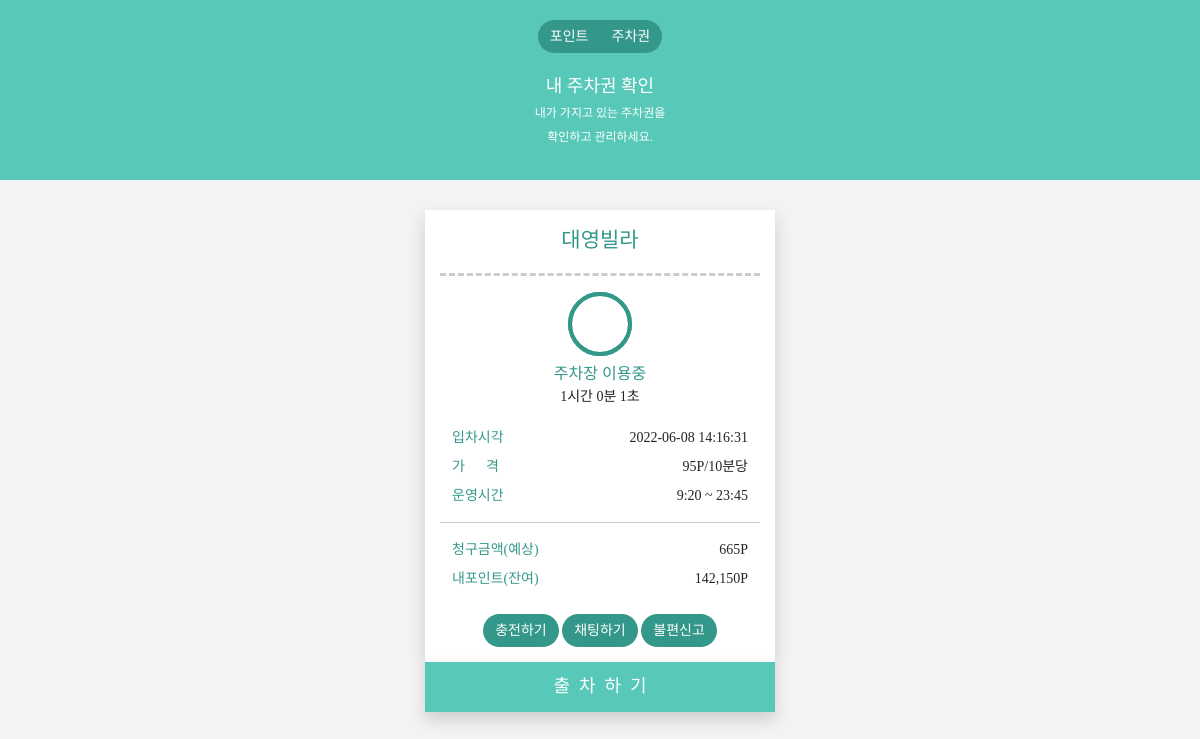
/mypage/ticket/ (signed in), run on the app's committed database.
### map/models.py (models this page shows, shortened)
class ParkingLot(models.Model):
    name = models.CharField(max_length=50)
    user = models.ForeignKey(User, on_delete=models.CASCADE, null=True)
    address = models.CharField(max_length=100)
    addr_detail = models.CharField(max_length=100, blank=True, null=True)
    image = models.ImageField(upload_to='images/')
    start_time = models.CharField(max_length=10)
    end_time = models.CharField(max_length=10)
    space = models.IntegerField()
    latitude = models.FloatField()
    longitude = models.FloatField()
    fee = models.IntegerField()
    desc = models.TextField(blank=True, null=True)

class Ticket(models.Model):
    parking_lot = models.ForeignKey(ParkingLot, on_delete=models.CASCADE)
    personal = models.OneToOneField(Personal, on_delete=models.CASCADE)
    created = models.DateTimeField()

### mypage/views.py (the view)
# urls.py: path('ticket/', views.ticket, name="ticket")
def ticket(request):
    personal = Personal.objects.get(user=request.user)
    try:
        ticket = Ticket.objects.get(personal=personal)
    except Ticket.DoesNotExist:
        return render(request, 'mypage/no_ticket.html')
    park = ticket.parking_lot
    now =  timezone.now()
    created = ticket.created
    spend_time = now - created
    sec_diff = int(spend_time.total_seconds())
    context = {'ticket': ticket, 'park': park, 'user': personal, 'sec_diff': sec_diff}
    return render(request, 'mypage/ticket.html', context)

### templates/mypage/ticket.html (shortened to what this page needs)
{% extends 'base.html' %}
{% load static %}
{% block content %}
<link rel="stylesheet" href="{% static 'css/mSpinners.css' %}">
<div id="header">
    <div id="buttons" class="btn-group" role="group" aria-label="Basic example">
        <button type="button" id="" onclick="goToPoint()" class="btn btn-primary shadow-none">포인트</button>
        <button type="button" id="" onclick="goToTicket()" class="btn btn-primary shadow-none">주차권</button>
    </div>
    <div id="page-info">
        <text id="page-name">
            내 주차권 확인
        </text>
        <br>
        <text id="page-desc">
            내가 가지고 있는 주차권을<br>확인하고 관리하세요.
        </text>
    </div>
</div>
<div id="body" class="min-max shadow">
    <div id="body-header">
        <text class="title" id="park-name">
            {{ park.name }}
        </text>
    </div>
    <hr class="hr-dotted">
    <div id="body-body">
        <div id="status">
            <i class="m-spinner--signal"></i><br>
            <text id="status-text">주차장 이용중</text><br>
            <text id="spend-time"></text>
        </div>
        <div id="park-info" class="container">
            <div class="row mb-2">
                <text class="col-4 info-label">
                    입차시각
                </text>
                <text class="col-8 info-value">
                    {{ ticket.created|date:'Y-m-d H:i:s' }}
                </text>
            </div>
            <div class="row mb-2">
                <text class="col-4 info-label">
                    가&nbsp;&nbsp;&nbsp;&nbsp;&nbsp;&nbsp;격
                </text>
                <text class="col-8 info-value">
                    {{ park.fee }}P/10분당
                </text>
            </div>
            <div class="row mb-2">
                <text class="col-4 info-label">
                    운영시간
                </text>
                <text class="col-8 info-value">
                    {{ park.start_time }} ~ {{ park.end_time }}
                </text>
            </div>
        </div>
        <hr>
        <div id="fee-info" class="container">
            <div class="row mb-2">
                <text class="col-6 info-label">
                    청구금액(예상)
                </text>
                <text class="col-6 info-value" id="billing_fee">
                </text>
            </div>
            <div class="row mb-2">
                <text class="col-6 info-label" >
                    내포인트(잔여)
                </text>
                <text class="col-6 info-value"id="mypoint">
                </text>
            </div>
        </div>
    </div>
    <div id="body-footer">
        <button type="button" onclick="goToPayment()" class="btn shadow-none">
            충전하기
        </button>
        <button type="button" id="btn_chat" class="btn shadow-none">
            채팅하기
        </button>
        <button type="button" onclick="goToReport()" class="btn shadow-none">
            불편신고
        </button>
    </div>
</div>
<button type="button" id="submit-out" class="min-max shadow" onclick="requestOut()">
출&nbsp;&nbsp;차&nbsp;&nbsp;하&nbsp;&nbsp;기
</button>
{% endblock %}

### static/css/mSpinners.css (style rules this page uses)
.m-spinner--signal { --spinner-color:var(--color,#000);--spinner-color-secondary:var(--color-secondary,currentColor);--spinner-duration:1.25s;--spinner-size:64px;--spinner-stroke-width:0.075;display:inline-flex;color:var(--spinner-color);font-size:var(--spinner-size);width:1em;height:1em;max-width:1em;max-height:1em;position:relative }
.m-spinner--signal:after,.m-spinner--signal:before { border:calc(var(--spinner-size)*var(--spinner-stroke-width)) solid currentColor }
.m-spinner--signal:after { animation-delay:calc(var(--spinner-duration)/-2) }
.m-spinner--signal:after,.m-spinner--signal:before { content:"";border-radius:50%;height:100%;width:100%;position:absolute;animation-name:m-spinner-signal;animation-iteration-count:infinite;animation-duration:var(--spinner-duration);animation-timing-function:cubic-bezier(0,.2,.8,1) }

### templates/mypage/ticket.html (style rules this page uses)
body { background-color:#f3f3f3; font-family: '넥슨 고딕'; }
#header { background-color: #58C9B9; color:white; text-align: center; height:180px; padding: 20px; }
#page-info { margin-top:20px; }
#page-name { font-family: '넥슨 고딕 bold'; font-size:18px; }
#page-desc { font-size:12px; }
#body { width: 80%; margin:auto; margin-top:30px; background-color: white; padding:15px; font-size:14px; }
#body-header { text-align: center; }
#body-footer { margin-top: 25px; text-align: center; }
#status { text-align: center; }
#status-text { font-family: '넥슨 고딕 bold'; font-size: 16px; color: #33978a; }
#park-info { margin-top: 20px; }
#submit-out { display: block; width: 80%; height: 50px; border:none; margin:auto; background-color: #58C9B9; color:white; font-family: '넥슨 고딕 bold'; font-size: 18px; }
.title { font-family: '넥슨 고딕 bold'; font-size: 21px; color: #33978a; }
.min-max { min-width:300px; max-width:350px; }
.info-label { color: #33978a; font-family: '넥슨 고딕 bold'; font-size:14px; text-align: left; }
.info-value { font-size:14px; text-align: right; }
.hr-dotted { border: none; border-top: 3px dashed rgb(61, 61, 61); color: #fff; background-color: #fff; height: 1px; width: 100%; }
.btn { font-size:14px; border-radius: 20px; background-color: #33978a; border:none; color:white; }
.m-spinner--signal { --spinner-color: var(--color,#33978a); }

### data on the page
ParkingLot: name "대영빌라", fee "95", start_time "9:20", end_time "23:45"
Ticket: created "2022-06-08 14:16:31"
